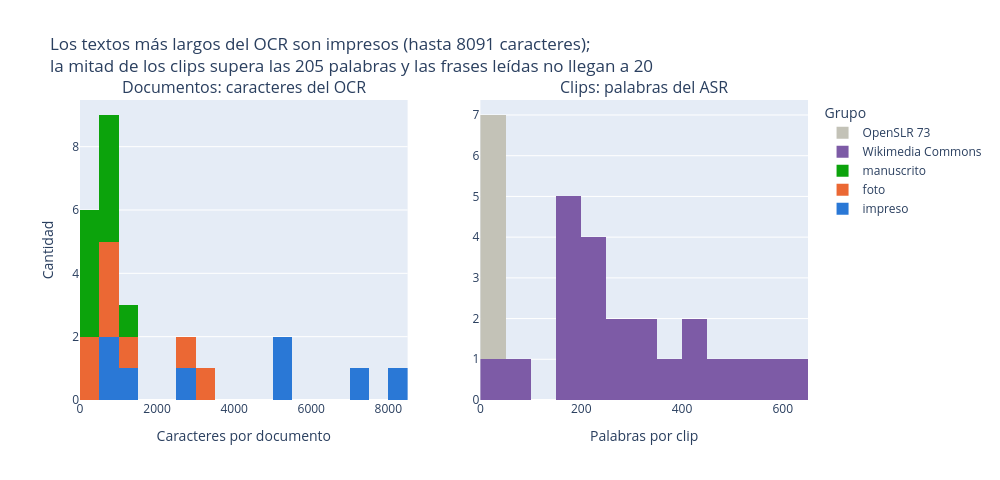

The notebook cell saved with this chart:
### Code cell
import plotly.graph_objects as go
from plotly.subplots import make_subplots

longitudes = pd.concat([
    pd.DataFrame({"modalidad": "Documentos: caracteres del OCR", "longitud": ocr_docs["caracteres"], "grupo": ocr_docs["tipo"]}),
    pd.DataFrame({"modalidad": "Clips: palabras del ASR", "longitud": clips["palabras"], "grupo": clips["fuente"]}),
])
COLOR_GRUPO = COLOR_TIPO | {"Wikimedia Commons": "#7d5ba6", "OpenSLR 73": "#c3c2b7"}
mediana_pal = clips["palabras"].median()

# un histograma por panel, cada uno con sus propios intervalos (caracteres y palabras no comparten escala)
fig = make_subplots(rows=1, cols=2, subplot_titles=["Documentos: caracteres del OCR", "Clips: palabras del ASR"])
for col, (modalidad, ancho) in enumerate([("Documentos: caracteres del OCR", 500), ("Clips: palabras del ASR", 50)], start=1):
    parte = longitudes[longitudes["modalidad"] == modalidad]
    for grupo, filas in parte.groupby("grupo", sort=False):
        fig.add_trace(go.Histogram(x=filas["longitud"], name=grupo, marker_color=COLOR_GRUPO[grupo],
                                   xbins=dict(start=0, size=ancho), bingroup=modalidad), row=1, col=col)
fig.update_layout(barmode="stack", width=1000, height=480, legend_title_text="Grupo",
                  title=f"Los textos más largos del OCR son impresos (hasta {ocr_docs['caracteres'].max()} caracteres);<br>"
                        f"la mitad de los clips supera las {mediana_pal:.0f} palabras y las frases leídas no llegan a 20")
fig.update_xaxes(title_text="Caracteres por documento", row=1, col=1)
fig.update_xaxes(title_text="Palabras por clip", row=1, col=2)
fig.update_yaxes(title_text="Cantidad", row=1, col=1)
fig.show()

### Figure 1 — Plotly figure (JSON) as saved in the notebook; plotly's stock layout.template omitted (floating-point values rounded to 4 significant figures)
{"data": [{"bingroup": "Documentos: caracteres del OCR", "marker": {"color": "#2a78d6"}, "name": "impreso", "type": "histogram", "x": [955, 5134, 2597, 5128, 7028, 8091, 944, 1435], "xaxis": "x", "xbins": {"size": 500, "start": 0}, "yaxis": "y"}, {"bingroup": "Documentos: caracteres del OCR", "marker": {"color": "#eb6834"}, "name": "foto", "type": "histogram", "x": [778, 3334, 921, 1122, 2857, 161, 149, 586], "xaxis": "x", "xbins": {"size": 500, "start": 0}, "yaxis": "y"}, {"bingroup": "Documentos: caracteres del OCR", "marker": {"color": "#0ca30c"}, "name": "manuscrito", "type": "histogram", "x": [703, 1033, 879, 497, 574, 352, 149, 726, 336], "xaxis": "x", "xbins": {"size": 500, "start": 0}, "yaxis": "y"}, {"bingroup": "Clips: palabras del ASR", "marker": {"color": "#7d5ba6"}, "name": "Wikimedia Commons", "type": "histogram", "x": [594, 635, 157, 519, 368, 415, 469, 326, 446, 346, 265, 200, 182, 210, 214, 266, 181, 190, 158, 224, 74, 29], "xaxis": "x2", "xbins": {"size": 50, "start": 0}, "yaxis": "y2"}, {"bingroup": "Clips: palabras del ASR", "marker": {"color": "#c3c2b7"}, "name": "OpenSLR 73", "type": "histogram", "x": [16, 18, 13, 11, 6, 6], "xaxis": "x2", "xbins": {"size": 50, "start": 0}, "yaxis": "y2"}], "layout": {"annotations": [{"font": {"size": 16}, "showarrow": false, "text": "Documentos: caracteres del OCR", "x": 0.225, "xanchor": "center", "xref": "paper", "y": 1.0, "yanchor": "bottom", "yref": "paper"}, {"font": {"size": 16}, "showarrow": false, "text": "Clips: palabras del ASR", "x": 0.775, "xanchor": "center", "xref": "paper", "y": 1.0, "yanchor": "bottom", "yref": "paper"}], "barmode": "stack", "height": 480, "legend": {"title": {"text": "Grupo"}}, "title": {"text": "Los textos más largos del OCR son impresos (hasta 8091 caracteres);<br>la mitad de los clips supera las 205 palabras y las frases leídas no llegan a 20"}, "width": 1000, "xaxis": {"anchor": "y", "domain": [0.0, 0.45], "title": {"text": "Caracteres por documento"}}, "xaxis2": {"anchor": "y2", "domain": [0.55, 1.0], "title": {"text": "Palabras por clip"}}, "yaxis": {"anchor": "x", "domain": [0.0, 1.0], "title": {"text": "Cantidad"}}, "yaxis2": {"anchor": "x2", "domain": [0.0, 1.0]}}}
